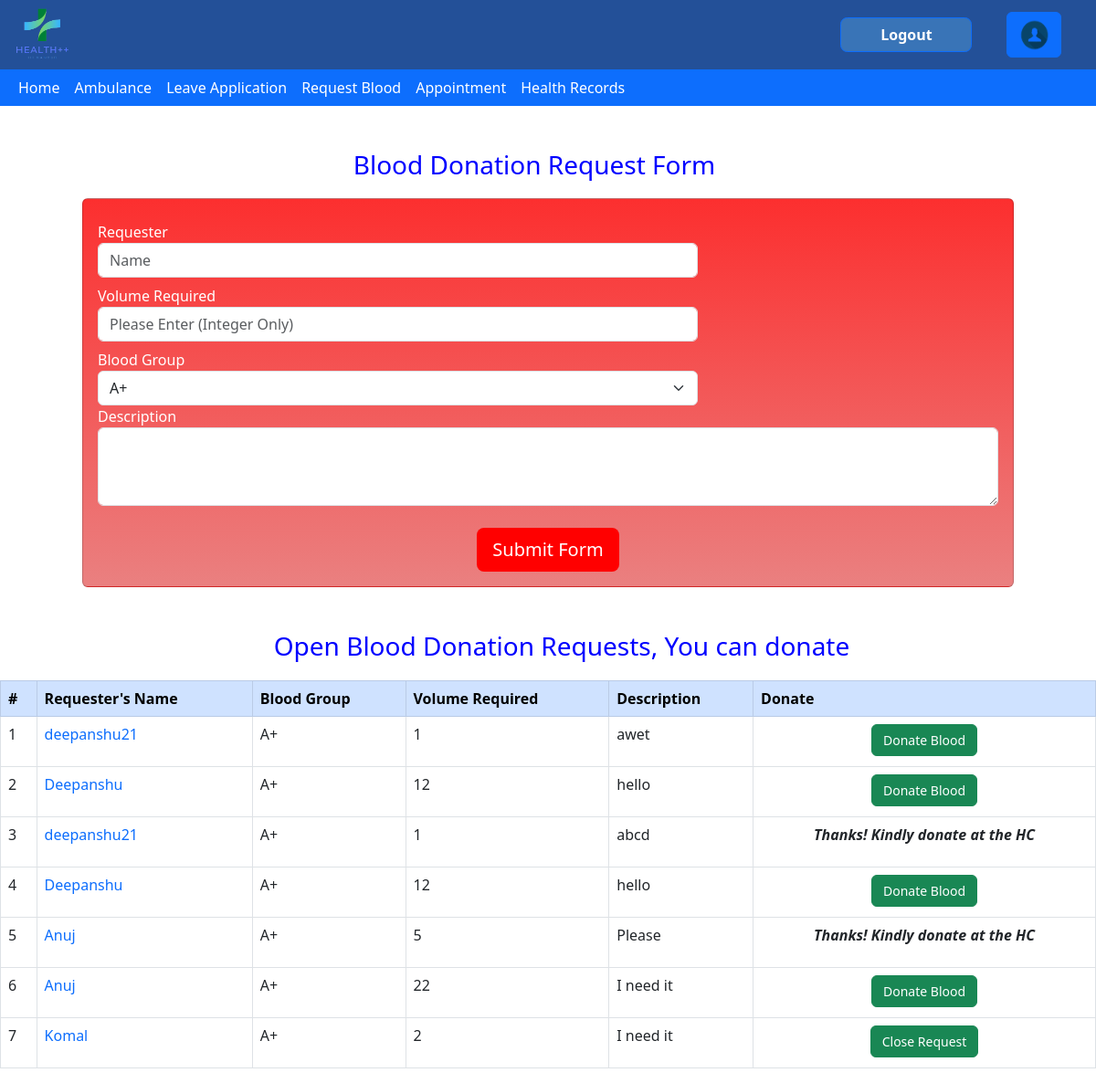
The app's page /blood_donate/ (signed in), older data.
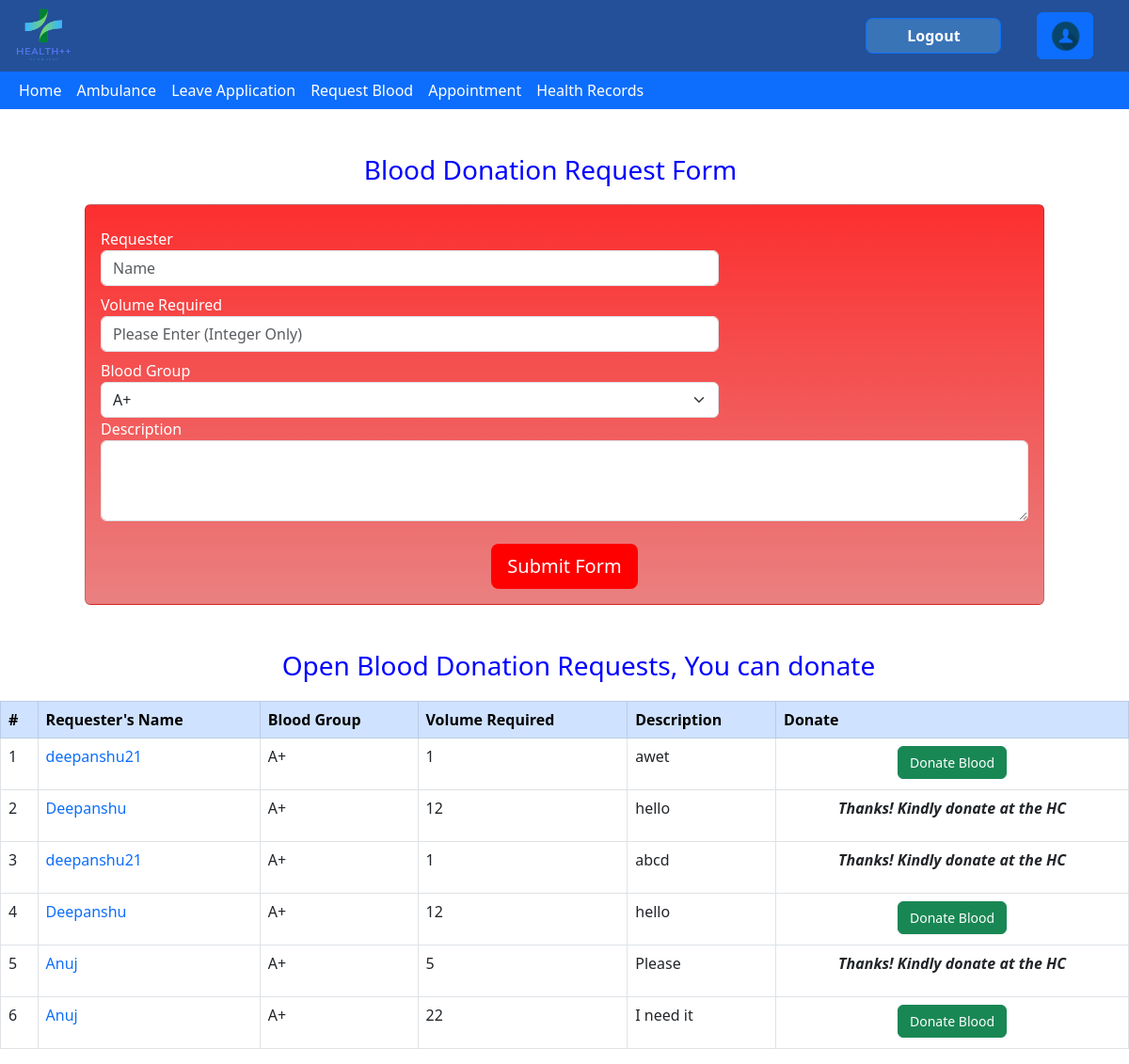
The same page, newer data.
### blood_donate/models.py (models this page shows, shortened)
class Bloodrequest(models.Model):
    name = models.CharField(max_length=60)
    volume = models.IntegerField()
    blood_group = models.CharField(max_length=3)
    description = models.CharField(max_length=150)
    user = models.ForeignKey(User, null = True,on_delete=models.CASCADE)
    status = models.BooleanField()
    Donator = models.OneToOneField(donator,null=True,on_delete=models.CASCADE)

### blood_donate/views.py (the view)
# urls.py: path("",views.index,name="index"),
@login_required
def index(request):
    bg=Account.objects.get(user=request.user).BloodG
    if bg =='A+':
        return render(request,"blood_donate/Home.html",{"rows":Bloodrequest.objects.filter(status=True,blood_group=bg )|Bloodrequest.objects.filter(status=True,blood_group='AB+' ),"flag":0})
    elif bg =='O+':
        return render(request,"blood_donate/Home.html",{"rows":Bloodrequest.objects.filter(status=True,blood_group=bg )|Bloodrequest.objects.filter(status=True,blood_group='AB+' )|Bloodrequest.objects.filter(status=True,blood_group='B+')|Bloodrequest.objects.filter(status=True,blood_group='A+'),"flag":0})
    elif bg =='B+':
        return render(request,"blood_donate/Home.html",{"rows":Bloodrequest.objects.filter(status=True,blood_group=bg )|Bloodrequest.objects.filter(status=True,blood_group='AB+' ),"flag":0})
    elif bg =='AB+':
        return render(request,"blood_donate/Home.html",{"rows":Bloodrequest.objects.filter(status=True,blood_group=bg ),"flag":0})
    elif bg =='A-':
        return render(request,"blood_donate/Home.html",{"rows":Bloodrequest.objects.filter(status=True,blood_group=bg )|Bloodrequest.objects.filter(status=True,blood_group='AB+' )|Bloodrequest.objects.filter(status=True,blood_group='AB-' )|Bloodrequest.objects.filter(status=True,blood_group='A+'),"flag":0})
    elif bg =='O-':
        return render(request,"blood_donate/Home.html",{"rows":Bloodrequest.objects.filter(status=True),"flag":0})
    elif bg =='B-':
        return render(request,"blood_donate/Home.html",{"rows":Bloodrequest.objects.filter(status=True,blood_group=bg )|Bloodrequest.objects.filter(status=True,blood_group='AB+' )|Bloodrequest.objects.filter(status=True,blood_group='AB-' )|Bloodrequest.objects.filter(status=True,blood_group='B+'),"flag":0})
    else:
        return render(request,"blood_donate/Home.html",{"rows":Bloodrequest.objects.filter(status=True,blood_group=bg)|Bloodrequest.objects.filter(status=True,blood_group='AB+' ),"flag":0})

### blood_donate/templates/blood_donate/Home.html (shortened to what the changed rows need)
{% extends 'health/base.html' %}
{% load static%}
{%block content%}
<!DOCTYPE html>
<html>
    <head>
        <link href="https://cdn.jsdelivr.net/npm/bootstrap@5.3.0-alpha1/dist/css/bootstrap.min.css" rel="stylesheet">
    </head>
    <body>
        <div>
            <div class="mt-5">
                <div class="table-responsive">
                    <table class="table table-bordered table-hover">
                        <thead class="table-primary">
                            <tr>
                                <th scope="col">#</th>
                                <th scope="col">Requester's Name </th>
                                <th scope="col">Blood Group </th>
                                <th scope="col">Volume Required</th>
                                <th scope="col">Description</th>
                                <th scope="col">Donate</th>
                            </tr>
                        </thead>
                        <tbody>
                            {% for r in rows %}
                            {% if user == r.user %}
                            <tr id="row{{forloop.counter}}" onclick="showDetails('{{forloop.counter|escapejs}}')">
                                <td className="font-weight-bold" >{{ forloop.counter }}</td>
                                <td class="text-primary">{{r.name}}</td>
                                <td >{{r.blood_group}}</td>
                                <td > {{r.volume}}</td>
                                <td ><p>{{r.description}}</p></td>
                                <td>
                                    <form method="post" action="{% url 'confirm' %}" style="margin:auto; width: fit-content;" onsubmit="return confirm('Are you sure you want to close this request?')">
                                        <button type="submit" class="btn btn-success" style="font-size: 14;" name="status" value="Close{{r.id}}">Close Request</button>
                                    </form>
                                </td>
                            </tr>
                            {% else %}
                            <tr>
                                <td className="font-weight-bold" >{{ forloop.counter }}</td>
                                <td class="text-primary">{{r.name}}</td>
                                <td >{{r.blood_group}}</td>
                                <td > {{r.volume}}</td>
                                <td ><p>{{r.description}}</p></td>
                                <td>
                                    {% if user.account.Role == 'Receptionist' %}
                                    <form method="post" action="{% url 'confirm' %}" style="margin:auto; width: fit-content;" onsubmit="return confirm('Are you sure you want to close this request?')">
                                        {% csrf_token %}
                                        <input type="hidden" name="id" value={{r.id}}>
                                        <button type="submit" class="btn btn-success" style="font-size: 14;" name="status" value="Close{{r.id}}">Close Request</button>
                                    </form>
                                    {% else %}
                                    <form method="post" action="{% url 'donate' %}" style="margin:auto; width: fit-content;">
                                            {% if user.account.CCID == r.Donator.CCID %}
                                            <strong><em>Thanks! Kindly donate at the HC</em></strong>
                                            {%else%}
                                            <button type="submit" class="btn btn-success" style="font-size: 14;" name="Reqid" value="{{r.id}}">Donate Blood</button>
                                            {%endif%}
                                    </form>
                                    {% endif %}
                                </td>
                            </tr>
                            {% endif %}
                            {% endfor %}
                        </tbody>
                    </table>
                </div>
            </div>
        </div>
    </body>
</html>
{% endblock %}

Row changes from the older to the newer data that the page shows:
no longer on this page (row edited): Bloodrequest: name "Komal", blood_group "A+", volume "2", description "I need it"
changed Bloodrequest (number 2 of 6 on the later page): Donator_id "Donate Blood" → "Thanks! Kindly donate at the HC"
